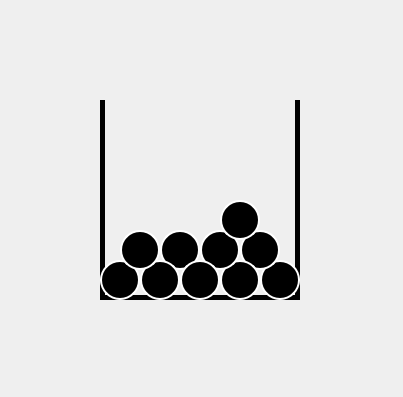
<?xml version="1.0" encoding="UTF-8"?>
<ui version="4.0">
 <class>Form</class>
 <widget class="QWidget" name="Form">
  <property name="geometry">
   <rect>
    <x>0</x>
    <y>0</y>
    <width>403</width>
    <height>397</height>
   </rect>
  </property>
  <property name="styleSheet">
   <string notr="true"/>
  </property>
  <widget class="QWidget" name="urnContainer" native="true">
   <property name="geometry">
    <rect>
     <x>100</x>
     <y>100</y>
     <width>200</width>
     <height>200</height>
    </rect>
   </property>
   <property name="styleSheet">
    <string notr="true">border-style: solid;
border-width: 0px 5px 5px 5px; /* top right bottom left */
border-color: black;</string>
   </property>
   <widget class="QLabel" name="ballLabel9">
    <property name="geometry">
     <rect>
      <x>160</x>
      <y>160</y>
      <width>40</width>
      <height>40</height>
     </rect>
    </property>
    <property name="styleSheet">
     <string notr="true">background-color: black; border-radius: 20px; border: 1.5px solid white;</string>
    </property>
   </widget>
   <widget class="QLabel" name="ballLabel8">
    <property name="geometry">
     <rect>
      <x>140</x>
      <y>130</y>
      <width>40</width>
      <height>40</height>
     </rect>
    </property>
    <property name="styleSheet">
     <string notr="true">background-color: black; border-radius: 20px; border: 1.5px solid white;</string>
    </property>
   </widget>
   <widget class="QLabel" name="ballLabel7">
    <property name="geometry">
     <rect>
      <x>120</x>
      <y>160</y>
      <width>40</width>
      <height>40</height>
     </rect>
    </property>
    <property name="styleSheet">
     <string notr="true">background-color: black; border-radius: 20px; border: 1.5px solid white;</string>
    </property>
   </widget>
   <widget class="QLabel" name="ballLabel6">
    <property name="geometry">
     <rect>
      <x>100</x>
      <y>130</y>
      <width>40</width>
      <height>40</height>
     </rect>
    </property>
    <property name="styleSheet">
     <string notr="true">background-color: black; border-radius: 20px; border: 1.5px solid white;</string>
    </property>
   </widget>
   <widget class="QLabel" name="ballLabel5">
    <property name="geometry">
     <rect>
      <x>0</x>
      <y>160</y>
      <width>40</width>
      <height>40</height>
     </rect>
    </property>
    <property name="styleSheet">
     <string notr="true">background-color: black; border-radius: 20px; border: 1.5px solid white;</string>
    </property>
   </widget>
   <widget class="QLabel" name="ballLabel4">
    <property name="geometry">
     <rect>
      <x>120</x>
      <y>100</y>
      <width>40</width>
      <height>40</height>
     </rect>
    </property>
    <property name="styleSheet">
     <string notr="true">background-color: black; border-radius: 20px; border: 1.5px solid white;</string>
    </property>
   </widget>
   <widget class="QLabel" name="ballLabel2">
    <property name="geometry">
     <rect>
      <x>60</x>
      <y>130</y>
      <width>40</width>
      <height>40</height>
     </rect>
    </property>
    <property name="styleSheet">
     <string notr="true">background-color: black; border-radius: 20px; border: 1.5px solid white;</string>
    </property>
   </widget>
   <widget class="QLabel" name="ballLabel0">
    <property name="geometry">
     <rect>
      <x>40</x>
      <y>160</y>
      <width>40</width>
      <height>40</height>
     </rect>
    </property>
    <property name="styleSheet">
     <string notr="true">background-color: black; border-radius: 20px; border: 1.5px solid white;</string>
    </property>
   </widget>
   <widget class="QLabel" name="ballLabel1">
    <property name="geometry">
     <rect>
      <x>20</x>
      <y>130</y>
      <width>40</width>
      <height>40</height>
     </rect>
    </property>
    <property name="styleSheet">
     <string notr="true">background-color: black; border-radius: 20px; border: 1.5px solid white;</string>
    </property>
   </widget>
   <widget class="QLabel" name="ballLabel3">
    <property name="geometry">
     <rect>
      <x>80</x>
      <y>160</y>
      <width>40</width>
      <height>40</height>
     </rect>
    </property>
    <property name="styleSheet">
     <string notr="true">background-color: black; border-radius: 20px; border: 1.5px solid white;</string>
    </property>
   </widget>
  </widget>
 </widget>
 <resources/>
 <connections/>
</ui>
